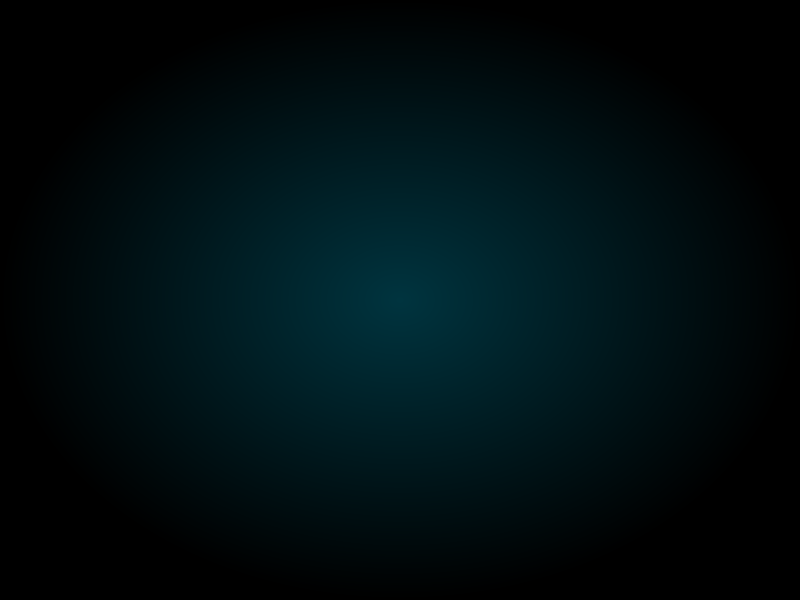
<?xml version="1.0" encoding="UTF-8"?>
<ui version="4.0">
 <class>html_dialog</class>
 <widget class="QDialog" name="html_dialog">
  <property name="geometry">
   <rect>
    <x>0</x>
    <y>0</y>
    <width>800</width>
    <height>600</height>
   </rect>
  </property>
  <property name="minimumSize">
   <size>
    <width>800</width>
    <height>600</height>
   </size>
  </property>
  <property name="maximumSize">
   <size>
    <width>800</width>
    <height>600</height>
   </size>
  </property>
  <property name="windowTitle">
   <string>Dialog</string>
  </property>
  <layout class="QHBoxLayout" name="horizontalLayout">
   <property name="spacing">
    <number>0</number>
   </property>
   <property name="leftMargin">
    <number>0</number>
   </property>
   <property name="topMargin">
    <number>0</number>
   </property>
   <property name="rightMargin">
    <number>0</number>
   </property>
   <property name="bottomMargin">
    <number>0</number>
   </property>
   <item>
    <widget class="QLabel" name="html_view">
     <property name="styleSheet">
      <string notr="true">#html_view{
border-image: url(./images/frame22.png);
border-image-repeat : stretch;
background-color:qradialgradient(spread:pad, cx:0.5, cy:0.5, radius:0.5, fx:0.5, fy:0.5, stop:0 rgba(0, 52, 63, 255), stop:1 rgba(0, 0, 0, 255));
}
</string>
     </property>
     <property name="text">
      <string/>
     </property>
    </widget>
   </item>
  </layout>
 </widget>
 <resources/>
 <connections/>
</ui>
